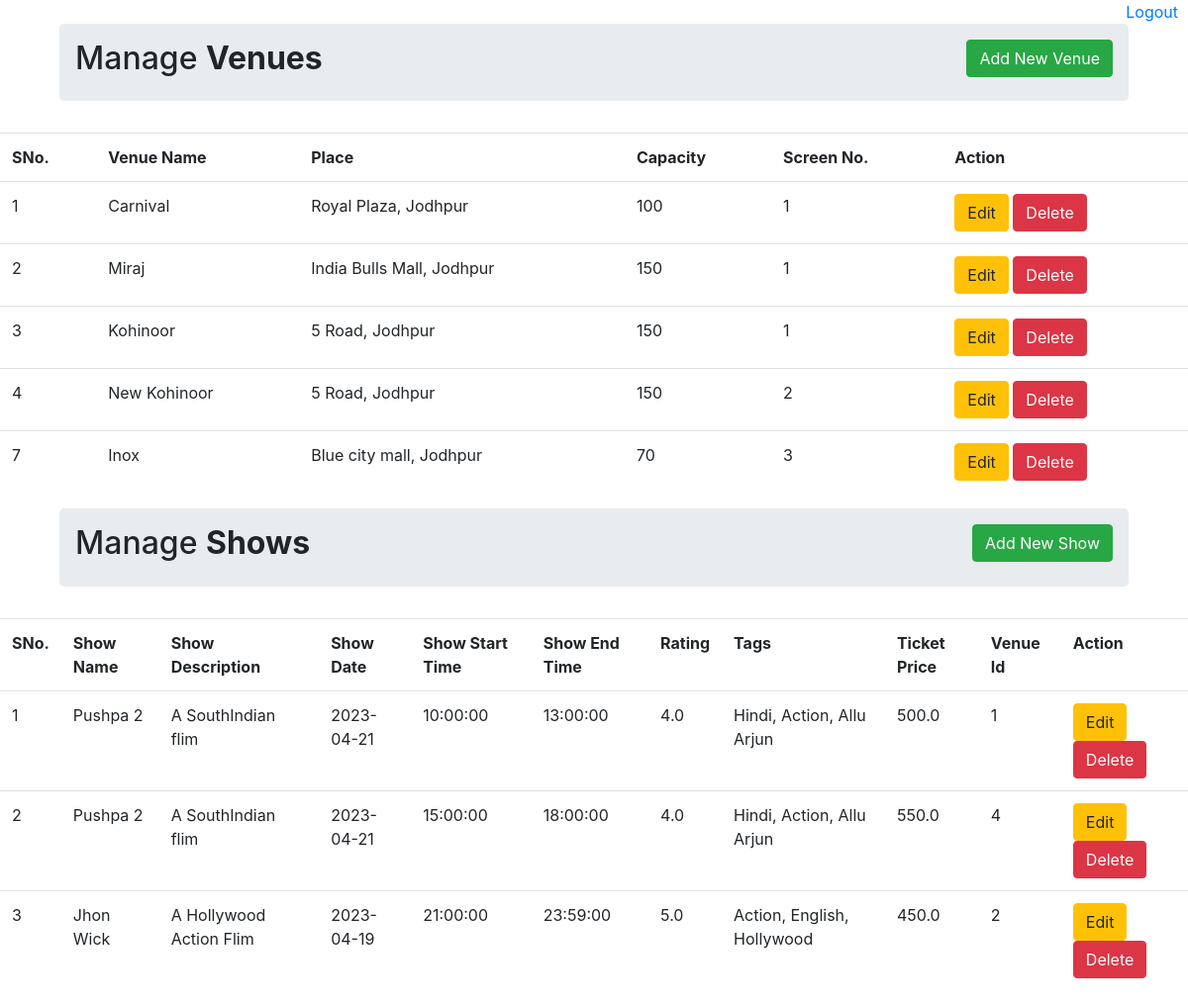
The app's page /admin_dashboard (signed in) with its own data.
### application/models.py (models this page shows, shortened)
class Venue(db.Model):
    __tablename__ = 'Venue'
    venue_id = db.Column(db.Integer, primary_key=True)
    venue_name = db.Column(db.String(100), nullable=False)
    place = db.Column(db.String(150), nullable=False)
    capacity = db.Column(db.Integer, nullable=False)
    no_of_screens = db.Column(db.Integer, nullable=False)
    bookings = db.relationship('Booking', backref='Venue', lazy=True)
    shows = db.relationship('Show', backref='Venue', lazy=True)

class Show(db.Model):
    __tablename__ = 'Show'
    show_id = db.Column(db.Integer, primary_key=True)
    show_name = db.Column(db.String(100), nullable=False)
    description = db.Column(db.String(1000))
    show_date = db.Column(db.Date, nullable=False)
    show_start_time = db.Column(db.Time, nullable=False)
    show_end_time = db.Column(db.Time, nullable=False)
    rating = db.Column(db.Float, nullable=False)
    tags = db.Column(db.String(250), nullable=False)
    ticket_price = db.Column(db.Float, nullable=False)
    ticket_available = db.Column(db.Integer, nullable=False)
    venue_id = db.Column(db.Integer, db.ForeignKey('Venue.venue_id'), nullable=False)
    bookings = db.relationship('Booking', backref='Show', lazy=True)

### application/controllers.py (the view)
@app.route('/admin_dashboard')
@login_required
def admin_dashboard():
    all_venue_data = Venue.query.all()
    all_show_data = Show.query.all()
    return render_template('venue_show_management.html', venues=all_venue_data, shows=all_show_data)

### application/__init__.py (called while the page is built)
    @login_manager.user_loader
    def load_user(user_id):
        return User.query.get(int(user_id))

### application/templates/venue_show_management.html (shortened to what this page needs)
{% extends 'base.html' %}
{% block body %}
<div class="d-flex justify-content-end">
    <a href="/logout" style="padding-right: 10px;">Logout</a>
</div>
<div>
    <div class="container">
        <div class="col md-12">
            <div class="jumbotron p-3">
                <h2>Manage <b> Venues </b>
                    <button type="button" class="btn btn-success float-right" data-toggle="modal"
                            data-target="#mymodal">Add New Venue
                    </button>
                </h2>
            </div>
        </div>
    </div>
    <table class="table table-hover">
        <tr>
            <th>SNo.</th>
            <th>Venue Name</th>
            <th>Place</th>
            <th>Capacity</th>
            <th>Screen No.</th>
            <th>Action</th>
        </tr>
        {% for row in venues %}
        <tr>
            <td>{{ row.venue_id }}</td>
            <td>{{ row.venue_name }}</td>
            <td>{{ row.place }}</td>
            <td>{{ row.capacity }}</td>
            <td>{{ row.no_of_screens }}</td>
            <td>
                <a href="/venue_update/{{ row.venue_id }}" class="btn btn-warning btn-xs" data-toggle="modal"
                   data-target="#modaledit{{ row.venue_id }}">Edit</a>
                <a href="/venue_delete/{{ row.venue_id }}" class="btn btn-danger btn-xs"
                   onclick="return confirm('Are You Sure To Delete?')">Delete</a>
            </td>
        </tr>
        {% endfor %}
    </table>
</div>
<div>
    <div class="container">
        <div class="col md-12">
            <div class="jumbotron p-3">
                <h2>Manage <b> Shows </b>
                    <button type="button" class="btn btn-success float-right" data-toggle="modal"
                            data-target="#showmodal">Add New Show
                    </button>
                </h2>
            </div>
        </div>
    </div>
    <table class="table table-hover">
        <tr>
            <th>SNo.</th>
            <th>Show Name</th>
            <th>Show Description</th>
            <th>Show Date</th>
            <th>Show Start Time</th>
            <th>Show End Time</th>
            <th>Rating</th>
            <th>Tags</th>
            <th>Ticket Price</th>
            <th>Venue Id</th>
            <th>Action</th>
        </tr>
        {% for row in shows %}
        <tr>
            <td>{{ row.show_id }}</td>
            <td>{{ row.show_name }}</td>
            <td>{{ row.description }}</td>
            <td>{{ row.show_date }}</td>
            <td>{{ row.show_start_time }}</td>
            <td>{{ row.show_end_time }}</td>
            <td>{{ row.rating }}</td>
            <td>{{ row.tags }}</td>
            <td>{{ row.ticket_price }}</td>
            <td>{{ row.venue_id }}</td>
            <td>
                <a href="/show_update/{{ row.show_id }}" class="btn btn-warning btn-xs" data-toggle="modal"
                   data-target="#showmodaledit{{ row.show_id }}">Edit</a>
                <a href="/show_delete/{{ row.show_id }}" class="btn btn-danger btn-xs"
                   onclick="return confirm('Are You Sure To Delete?')">Delete</a>
            </td>
        </tr>
        {% endfor %}
    </table>
</div>
{% endblock %}

### application/templates/base.html (shortened to what this page needs)
<!DOCTYPE html>
<html lang="en">
<head>
     <link rel="stylesheet" href="https://stackpath.bootstrapcdn.com/bootstrap/4.3.1/css/bootstrap.min.css">
</head>
<body>
{% block body %} {% endblock %}
</body>
</html>

### records on screen
Venue: venue_id "1", venue_name "Carnival", place "Royal Plaza, Jodhpur", capacity "100", no_of_screens "1"
Venue: venue_id "2", venue_name "Miraj", place "India Bulls Mall, Jodhpur", capacity "150", no_of_screens "1"
Venue: venue_id "3", venue_name "Kohinoor", place "5 Road, Jodhpur", capacity "150", no_of_screens "1"
Venue: venue_id "4", venue_name "New Kohinoor", place "5 Road, Jodhpur", capacity "150", no_of_screens "2"
Venue: venue_id "7", venue_name "Inox", place "Blue city mall, Jodhpur", capacity "70", no_of_screens "3"
Show: show_id "1", show_name "Pushpa 2", description "A SouthIndian flim", show_date "2023-04-21", show_start_time "10:00:00", show_end_time "13:00:00", rating "4.0", tags "Hindi, Action, Allu Arjun", ticket_price "500.0", venue_id "1"
Show: show_id "2", show_name "Pushpa 2", description "A SouthIndian flim", show_date "2023-04-21", show_start_time "15:00:00", show_end_time "18:00:00", rating "4.0", tags "Hindi, Action, Allu Arjun", ticket_price "550.0", venue_id "4"
Show: show_id "3", show_name "Jhon Wick", description "A Hollywood Action Flim", show_date "2023-04-19", show_start_time "21:00:00", show_end_time "23:59:00", rating "5.0", tags "Action, English, Hollywood", ticket_price "450.0", venue_id "2"
